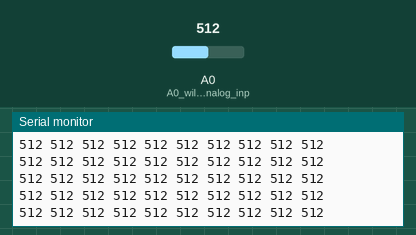
Simulated run of this sketch. Board: Arduino Uno, built with avr-gcc and run on an emulated ATmega328P. On the bench: the last lines printed to the serial monitor. The inputs (shaded band) are chosen by the test bench; at power-on: A0 (A0_will_be_our_analog_inp) = 512.

Above: at 1.2 s.
1.3 s: A0 (A0_will_be_our_analog_inp) set to 106
At 1.39 s:
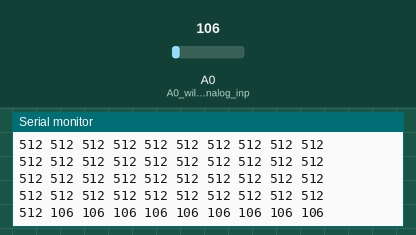
4.3 s: A0 (A0_will_be_our_analog_inp) set to 90
At 4.33 s:
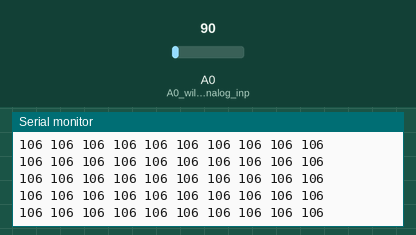
10.3 s: A0 (A0_will_be_our_analog_inp) set to 986
At 10.45 s:
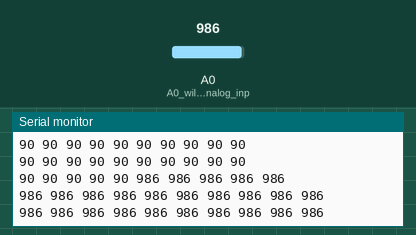
13.3 s: A0 (A0_will_be_our_analog_inp) set to 1008
At 13.44 s:
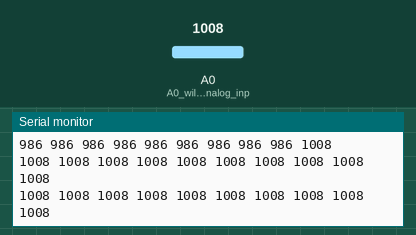
Timing chart, 0 to 16.3 s (numbered marks = the images above; inputs shaded):
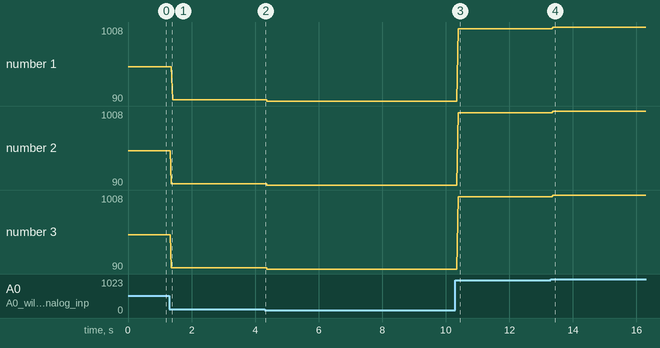

Measured:
- after the input at 1.3 s, the serial monitor: prints a new line after 0.07 s (image 1)
- after the input at 10.3 s, the serial monitor: prints a new line after 0.05 s (image 3)
- after the input at 13.3 s, the serial monitor: prints a new line at once (image 4)
- plotted number 1: 512 → 106 after the input at 1.3 s, 106 → 90 after the input at 4.3 s, 90 → 986 after the input at 10.3 s, 986 → 1008 after the input at 13.3 s
- plotted number 2: 512 → 106 after the input at 1.3 s, 106 → 90 after the input at 4.3 s, 90 → 986 after the input at 10.3 s, 986 → 1008 after the input at 13.3 s
- plotted number 3: 512 → 106 after the input at 1.3 s, 106 → 90 after the input at 4.3 s, 90 → 986 after the input at 10.3 s, 986 → 1008 after the input at 13.3 s

The sketch:

Arduino_Code.ino
```cpp
int i=0;                                            //Global counter varible

void setup() {
  Serial.begin(9600);                               //Make sure to use same Buad rate as in MATLAB
  pinMode(A0,INPUT);                                //A0 will be our analog input

}

void loop() {
  i++;                                              //Here I used "i" to keep track of the loop time
  Serial.print(String(analogRead(A0)) + " ");       //Sending the current reading without a line ending
  if(i==9){i=0;Serial.println(analogRead(A0));}     //Each tenth reading (0 to 9) send with a line ending, this way data is sent in packets of 10 readings each
  delay(1);                                         //The delay is necessary to give MATLAB time to process the data

}
```
